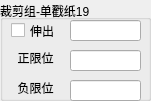
    <widget class="QGroupBox" name="Cylinder_32">
     <property name="geometry">
      <rect>
       <x>590</x>
       <y>20</y>
       <width>151</width>
       <height>101</height>
      </rect>
     </property>
     <property name="title">
      <string>裁剪组-单戳纸19</string>
     </property>
     <property name="alignment">
      <set>Qt::AlignLeading|Qt::AlignLeft|Qt::AlignVCenter</set>
     </property>
     <widget class="QCheckBox" name="check_OpenCylinder_32">
      <property name="geometry">
       <rect>
        <x>11</x>
        <y>21</y>
        <width>61</width>
        <height>19</height>
       </rect>
      </property>
      <property name="sizePolicy">
       <sizepolicy hsizetype="Minimum" vsizetype="Fixed">
        <horstretch>0</horstretch>
        <verstretch>0</verstretch>
       </sizepolicy>
      </property>
      <property name="text">
       <string>伸出</string>
      </property>
     </widget>
     <widget class="QLineEdit" name="lineEdit_CylinderCmd_32">
      <property name="geometry">
       <rect>
        <x>70</x>
        <y>20</y>
        <width>71</width>
        <height>21</height>
       </rect>
      </property>
      <property name="text">
       <string/>
      </property>
     </widget>
     <widget class="QLineEdit" name="lineEdit_CylinderPosStatus_32">
      <property name="geometry">
       <rect>
        <x>70</x>
        <y>50</y>
        <width>71</width>
        <height>21</height>
       </rect>
      </property>
      <property name="text">
       <string/>
      </property>
      <property name="alignment">
       <set>Qt::AlignCenter</set>
      </property>
     </widget>
     <widget class="QLabel" name="label_CylinderPosStatus_32">
      <property name="geometry">
       <rect>
        <x>10</x>
        <y>50</y>
        <width>51</width>
        <height>16</height>
       </rect>
      </property>
      <property name="text">
       <string>正限位</string>
      </property>
      <property name="alignment">
       <set>Qt::AlignCenter</set>
      </property>
     </widget>
     <widget class="QLineEdit" name="lineEdit_CylinderNegStatus_32">
      <property name="geometry">
       <rect>
        <x>70</x>
        <y>80</y>
        <width>71</width>
        <height>21</height>
       </rect>
      </property>
      <property name="text">
       <string/>
      </property>
      <property name="alignment">
       <set>Qt::AlignCenter</set>
      </property>
     </widget>
     <widget class="QLabel" name="label_CylinderNegStatus_32">
      <property name="geometry">
       <rect>
        <x>10</x>
        <y>80</y>
        <width>51</width>
        <height>16</height>
       </rect>
      </property>
      <property name="text">
       <string>负限位</string>
      </property>
      <property name="alignment">
       <set>Qt::AlignCenter</set>
      </property>
     </widget>
    </widget>
